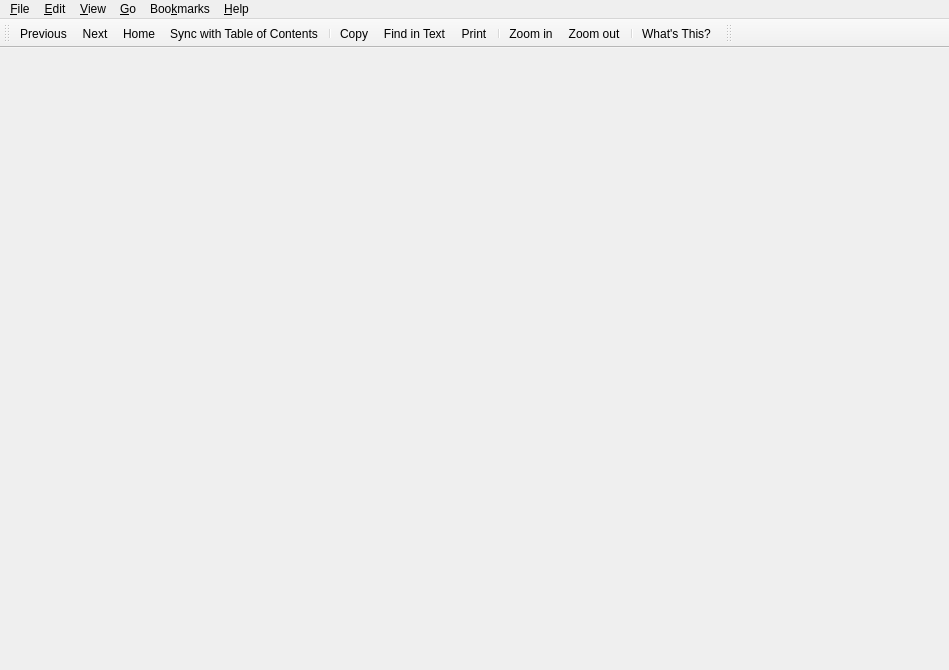
<ui version="4.0" >
 <comment>*********************************************************************
**
** Copyright (C) 2008 Nokia Corporation and/or its subsidiary(-ies).
**
** This file is part of the Qt Assistant of the Qt Toolkit.
**
** Commercial Usage
** Licensees holding valid Qt Commercial licenses may use this file in
** accordance with the Qt Commercial License Agreement provided with the
** Software or, alternatively, in accordance with the terms contained in
** a written agreement between you and Nokia.
**
**
** GNU General Public License Usage
** Alternatively, this file may be used under the terms of the GNU
** General Public License versions 2.0 or 3.0 as published by the Free
** Software Foundation and appearing in the file LICENSE.GPL included in
** the packaging of this file.  Please review the following information
** to ensure GNU General Public Licensing requirements will be met:
** http://www.fsf.org/licensing/licenses/info/GPLv2.html and
** http://www.gnu.org/copyleft/gpl.html.  In addition, as a special
** exception, Nokia gives you certain additional rights. These rights
** are described in the Nokia Qt GPL Exception version 1.3, included in
** the file GPL_EXCEPTION.txt in this package.
**
** Qt for Windows(R) Licensees
** As a special exception, Nokia, as the sole copyright holder for Qt
** Designer, grants users of the Qt/Eclipse Integration plug-in the
** right for the Qt/Eclipse Integration to link to functionality
** provided by Qt Designer and its related libraries.
**
** If you are unsure which license is appropriate for your use, please
** contact the sales department at qt-sales@nokia.com.
**
** This file is provided AS IS with NO WARRANTY OF ANY KIND, INCLUDING THE
** WARRANTY OF DESIGN, MERCHANTABILITY AND FITNESS FOR A PARTICULAR PURPOSE.
**
*********************************************************************</comment>
 <class>MainWindow</class>
 <widget class="QMainWindow" name="MainWindow" >
  <property name="geometry" >
   <rect>
    <x>0</x>
    <y>0</y>
    <width>949</width>
    <height>670</height>
   </rect>
  </property>
  <property name="windowTitle" >
   <string>Qt Assistant by Trolltech</string>
  </property>
  <widget class="QWidget" name="__qt_central_widget" />
  <widget class="QToolBar" name="Toolbar" >
   <property name="windowTitle" >
    <string>Toolbar</string>
   </property>
   <property name="orientation" >
    <enum>Qt::Horizontal</enum>
   </property>
   <attribute name="toolBarArea" >
    <enum>TopToolBarArea</enum>
   </attribute>
   <attribute name="toolBarBreak" >
    <bool>false</bool>
   </attribute>
   <addaction name="actionGoPrevious" />
   <addaction name="actionGoNext" />
   <addaction name="actionGoHome" />
   <addaction name="actionSyncToc" />
   <addaction name="separator" />
   <addaction name="actionEditCopy" />
   <addaction name="actionEditFind" />
   <addaction name="actionFilePrint" />
   <addaction name="separator" />
   <addaction name="actionZoomIn" />
   <addaction name="actionZoomOut" />
   <addaction name="separator" />
   <addaction name="actionHelpWhatsThis" />
  </widget>
  <widget class="QToolBar" name="goActionToolbar" >
   <property name="windowTitle" >
    <string>Go</string>
   </property>
   <property name="orientation" >
    <enum>Qt::Horizontal</enum>
   </property>
   <attribute name="toolBarArea" >
    <enum>TopToolBarArea</enum>
   </attribute>
   <attribute name="toolBarBreak" >
    <bool>false</bool>
   </attribute>
  </widget>
  <widget class="QMenuBar" name="menubar" >
   <property name="geometry" >
    <rect>
     <x>0</x>
     <y>0</y>
     <width>949</width>
     <height>29</height>
    </rect>
   </property>
   <widget class="QMenu" name="helpMenu" >
    <property name="title" >
     <string>&amp;Help</string>
    </property>
    <addaction name="actionHelpAssistant" />
    <addaction name="separator" />
    <addaction name="actionAboutAssistant" />
    <addaction name="actionAboutApplication" />
    <addaction name="separator" />
    <addaction name="actionHelpWhatsThis" />
   </widget>
   <widget class="QMenu" name="fileMenu" >
    <property name="title" >
     <string>&amp;File</string>
    </property>
    <addaction name="actionNewWindow" />
    <addaction name="actionOpenPage" />
    <addaction name="actionClosePage" />
    <addaction name="separator" />
    <addaction name="actionSaveAs" />
    <addaction name="separator" />
    <addaction name="actionFilePrint" />
    <addaction name="separator" />
    <addaction name="actionClose" />
    <addaction name="actionFileExit" />
   </widget>
   <widget class="QMenu" name="bookmarkMenu" >
    <property name="title" >
     <string>Boo&amp;kmarks</string>
    </property>
   </widget>
   <widget class="QMenu" name="goMenu" >
    <property name="title" >
     <string>&amp;Go</string>
    </property>
    <addaction name="actionGoPrevious" />
    <addaction name="actionGoNext" />
    <addaction name="actionGoHome" />
    <addaction name="actionSyncToc" />
    <addaction name="separator" />
    <addaction name="actionNextPage" />
    <addaction name="actionPrevPage" />
   </widget>
   <widget class="QMenu" name="viewMenu" >
    <property name="title" >
     <string>&amp;View</string>
    </property>
    <addaction name="actionZoomIn" />
    <addaction name="actionZoomOut" />
   </widget>
   <widget class="QMenu" name="editMenu" >
    <property name="title" >
     <string>&amp;Edit</string>
    </property>
    <addaction name="actionEditCopy" />
    <addaction name="actionEditFind" />
    <addaction name="actionEditFindNext" />
    <addaction name="actionEditFindPrev" />
    <addaction name="separator" />
    <addaction name="actionEditFont_Settings" />
   </widget>
   <addaction name="fileMenu" />
   <addaction name="editMenu" />
   <addaction name="viewMenu" />
   <addaction name="goMenu" />
   <addaction name="bookmarkMenu" />
   <addaction name="helpMenu" />
  </widget>
  <action name="actionFilePrint" >
   <property name="icon" >
    <iconset resource="assistant.qrc" >:/trolltech/assistant/images/win/print.png</iconset>
   </property>
   <property name="text" >
    <string>&amp;Print...</string>
   </property>
   <property name="whatsThis" >
    <string>Print the currently displayed page.</string>
   </property>
   <property name="shortcut" >
    <string>Ctrl+P</string>
   </property>
  </action>
  <action name="actionFileExit" >
   <property name="text" >
    <string>E&amp;xit</string>
   </property>
   <property name="whatsThis" >
    <string>Quit Qt Assistant.</string>
   </property>
   <property name="shortcut" >
    <string>Ctrl+Q</string>
   </property>
   <property name="menuRole" >
    <enum>QAction::QuitRole</enum>
   </property>
  </action>
  <action name="actionEditCopy" >
   <property name="icon" >
    <iconset resource="assistant.qrc" >:/trolltech/assistant/images/win/editcopy.png</iconset>
   </property>
   <property name="text" >
    <string>&amp;Copy</string>
   </property>
   <property name="whatsThis" >
    <string>Copy the selected text to the clipboard.</string>
   </property>
   <property name="shortcut" >
    <string>Ctrl+C</string>
   </property>
  </action>
  <action name="actionEditFind" >
   <property name="icon" >
    <iconset resource="assistant.qrc" >:/trolltech/assistant/images/win/find.png</iconset>
   </property>
   <property name="text" >
    <string>&amp;Find in Text...</string>
   </property>
   <property name="whatsThis" >
    <string>Open the Find dialog. Qt Assistant will search the currently displayed page for the text you enter.</string>
   </property>
   <property name="shortcut" >
    <string>Ctrl+F</string>
   </property>
  </action>
  <action name="actionEditFindNext" >
   <property name="text" >
    <string>Find &amp;Next</string>
   </property>
   <property name="shortcut" >
    <string>F3</string>
   </property>
  </action>
  <action name="actionEditFindPrev" >
   <property name="text" >
    <string>Find &amp;Previous</string>
   </property>
   <property name="shortcut" >
    <string>Shift+F3</string>
   </property>
  </action>
  <action name="actionGoHome" >
   <property name="icon" >
    <iconset resource="assistant.qrc" >:/trolltech/assistant/images/win/home.png</iconset>
   </property>
   <property name="text" >
    <string>&amp;Home</string>
   </property>
   <property name="whatsThis" >
    <string>Go to the home page. Qt Assistant's home page is the Qt Reference Documentation.</string>
   </property>
   <property name="shortcut" >
    <string>Ctrl+Home</string>
   </property>
  </action>
  <action name="actionGoPrevious" >
   <property name="icon" >
    <iconset resource="assistant.qrc" >:/trolltech/assistant/images/win/previous.png</iconset>
   </property>
   <property name="text" >
    <string>&amp;Previous</string>
   </property>
   <property name="whatsThis" >
    <string>Go to the previous page.</string>
   </property>
   <property name="shortcut" >
    <string>Alt+Left</string>
   </property>
  </action>
  <action name="actionGoNext" >
   <property name="icon" >
    <iconset resource="assistant.qrc" >:/trolltech/assistant/images/win/next.png</iconset>
   </property>
   <property name="text" >
    <string>&amp;Next</string>
   </property>
   <property name="whatsThis" >
    <string>Go to the next page.</string>
   </property>
   <property name="shortcut" >
    <string>Alt+Right</string>
   </property>
  </action>
  <action name="actionAboutAssistant" >
   <property name="text" >
    <string>About Qt Assistant</string>
   </property>
   <property name="whatsThis" >
    <string>Display further information about Qt Assistant.</string>
   </property>
   <property name="menuRole" >
    <enum>QAction::AboutRole</enum>
   </property>
  </action>
  <action name="actionAboutApplication" >
   <property name="text" >
    <string>About Qt</string>
   </property>
   <property name="menuRole" >
    <enum>QAction::AboutQtRole</enum>
   </property>
  </action>
  <action name="actionZoomIn" >
   <property name="icon" >
    <iconset resource="assistant.qrc" >:/trolltech/assistant/images/win/zoomin.png</iconset>
   </property>
   <property name="text" >
    <string>Zoom &amp;in</string>
   </property>
   <property name="whatsThis" >
    <string>Zoom in on the document, i.e. increase the font size.</string>
   </property>
   <property name="shortcut" >
    <string>Ctrl++</string>
   </property>
  </action>
  <action name="actionZoomOut" >
   <property name="icon" >
    <iconset resource="assistant.qrc" >:/trolltech/assistant/images/win/zoomout.png</iconset>
   </property>
   <property name="text" >
    <string>Zoom &amp;out</string>
   </property>
   <property name="whatsThis" >
    <string>Zoom out on the document, i.e. decrease the font size.</string>
   </property>
   <property name="shortcut" >
    <string>Ctrl+-</string>
   </property>
  </action>
  <action name="actionNewWindow" >
   <property name="text" >
    <string>New Window</string>
   </property>
   <property name="whatsThis" >
    <string>Open a new window.</string>
   </property>
   <property name="shortcut" >
    <string>Ctrl+N</string>
   </property>
  </action>
  <action name="actionClose" >
   <property name="text" >
    <string>&amp;Close</string>
   </property>
   <property name="whatsThis" >
    <string>Close the current window.</string>
   </property>
   <property name="shortcut" >
    <string>Ctrl+W</string>
   </property>
  </action>
  <action name="actionAddBookmark" >
   <property name="text" >
    <string>&amp;Add Bookmark</string>
   </property>
   <property name="whatsThis" >
    <string>Add the currently displayed page as a new bookmark.</string>
   </property>
  </action>
  <action name="actionHelpWhatsThis" >
   <property name="icon" >
    <iconset resource="assistant.qrc" >:/trolltech/assistant/images/win/whatsthis.png</iconset>
   </property>
   <property name="text" >
    <string>What's This?</string>
   </property>
   <property name="statusTip" >
    <string>"What's This?" context sensitive help.</string>
   </property>
   <property name="whatsThis" >
    <string>"What's This?" context sensitive help.</string>
   </property>
   <property name="shortcut" >
    <string>Shift+F1</string>
   </property>
  </action>
  <action name="actionOpenPage" >
   <property name="text" >
    <string>Add Tab</string>
   </property>
   <property name="shortcut" >
    <string>Ctrl+Alt+N</string>
   </property>
  </action>
  <action name="actionNextPage" >
   <property name="text" >
    <string>Next Tab</string>
   </property>
   <property name="shortcut" >
    <string>Ctrl+Alt+Right</string>
   </property>
  </action>
  <action name="actionPrevPage" >
   <property name="text" >
    <string>Previous Tab</string>
   </property>
   <property name="shortcut" >
    <string>Ctrl+Alt+Left</string>
   </property>
  </action>
  <action name="actionClosePage" >
   <property name="text" >
    <string>Close Tab</string>
   </property>
   <property name="shortcut" >
    <string>Ctrl+Alt+Q</string>
   </property>
  </action>
  <action name="actionHelpAssistant" >
   <property name="icon" >
    <iconset resource="assistant.qrc" >:/trolltech/assistant/images/assistant.png</iconset>
   </property>
   <property name="text" >
    <string>Qt Assistant Manual</string>
   </property>
   <property name="shortcut" >
    <string>F1</string>
   </property>
  </action>
  <action name="actionSaveAs" >
   <property name="text" >
    <string>Save Page As...</string>
   </property>
   <property name="shortcut" >
    <string>Ctrl+Alt+S</string>
   </property>
  </action>
  <action name="actionSyncToc" >
   <property name="icon" >
    <iconset resource="assistant.qrc" >:/trolltech/assistant/images/win/synctoc.png</iconset>
   </property>
   <property name="text" >
    <string>Sync with Table of Contents</string>
   </property>
   <property name="whatsThis" >
    <string>Select the page in contents tab.</string>
   </property>
  </action>
  <action name="actionEditFont_Settings" >
   <property name="text" >
    <string>Font Settings...</string>
   </property>
   <property name="menuRole" >
    <enum>QAction::PreferencesRole</enum>
   </property>
  </action>
 </widget>
 <resources>
  <include location="assistant.qrc" />
 </resources>
 <connections/>
</ui>
